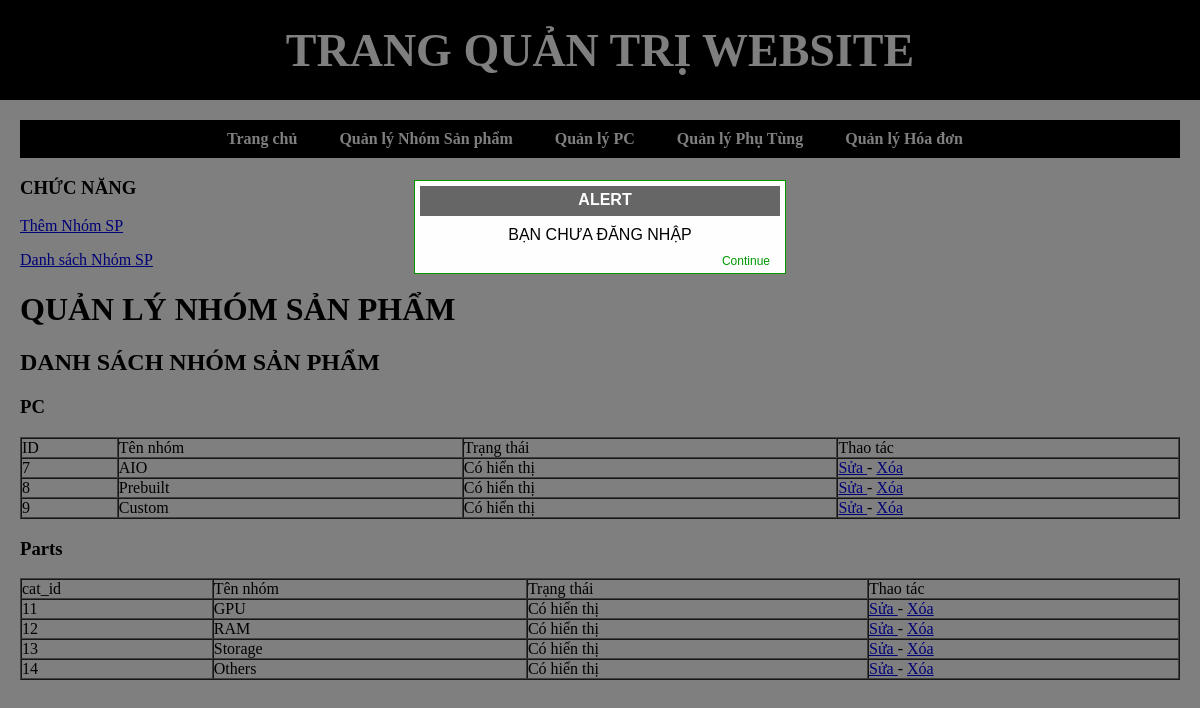
Page /index_admin.php?module=nhomsp on the committed database.
### tables this page shows
CREATE TABLE `tbcategory` (
  `cat_id` int(11) NOT NULL,
  `cat_name` varchar(100) NOT NULL,
  `cat_status` tinyint(1) DEFAULT NULL
);

CREATE TABLE `tbcategory2` (
  `cat_id` int(11) NOT NULL,
  `cat_name` varchar(100) NOT NULL,
  `cat_status` tinyint(1) DEFAULT NULL
);

### Models/clsDatabase.php (called while the page is built, shortened)
<?php
class clsDatabase
{
	public $conn = NULL;
	function __construct()
	{
		try
		{
			$this->conn = new PDO("mysql:host=localhost;dbname=shopdatabase","root","");
			$this->conn->exec("SET NAMES UTF8");
		}
		catch(PDOException $ex)
		{
			echo "<h3>" . $ex->getMessage() . "</h3>";
			die("<h3> LỖI KẾT NỐI CSDL </h3>");
		}
	}
	function ThucthiSQL($sql, $data=NULL)
	{
		$this->pdo_stm = $this->conn->prepare($sql);
		$ketqua=false;
		if($data!=NULL)
			$ketqua = $this->pdo_stm->execute($data);
		else
			$ketqua = $this->pdo_stm->execute();
		return $ketqua;
	}
}
?>

### Models/clsCategory.php (called while the page is built, shortened)
<?php
require_once("clsDatabase.php");
class clsCategory
{
	public $db;
	function __construct()
	{
		$this->db = new clsDatabase();
	}
	function LayDanhSachNhomSanpham($trangthai =2, $cat_id =0)
	{
		$sql = "SELECT * FROM tbcategory";
		if($cat_id == 1)
			$sql .= " ORDER BY cat_id ASC";
		else if($cat_id == -1)
			$sql .= " ORDER BY cat_id DESC";
				$ketqua = $this->db->ThucthiSQL($sql);
		if($ketqua==TRUE)
			$this->data = $this->db->pdo_stm->fetchAll();
		return $ketqua;
	}
}
?>

### Models/clsCategory2.php (called while the page is built, shortened)
<?php
require_once("clsDatabase.php");
class clsCategory2
{
	public $db;
	function __construct()
	{
		$this->db = new clsDatabase();
	}
	function LayDanhSachNhomSanpham($trangthai =2, $cat_id =0)
	{
		$sql = "SELECT * FROM tbcategory2";
		if($cat_id == 1)
			$sql .= " ORDER BY cat_id ASC";
		else if($cat_id == -1)
			$sql .= " ORDER BY cat_id DESC";
				$ketqua = $this->db->ThucthiSQL($sql);
		if($ketqua==TRUE)
			$this->data = $this->db->pdo_stm->fetchAll();
		return $ketqua;
	}
}
?>

### Views/vDanhSachNhomSP.php (the view)
 	<div id="content_left">
     	<div class="left1">
         	<h3>CHỨC NĂNG</h3>
             <p><a href="?module=<?=$module?>&act=them">Thêm Nhóm SP</a></p>
             <p><a href="?module=<?=$module?>">Danh sách Nhóm SP</a></p>
         </div>
     </div>
     <div id="content_right">
     	<h1> QUẢN LÝ NHÓM SẢN PHẨM</h1>
         <h2> DANH SÁCH NHÓM SẢN PHẨM</h2>
         <h3> PC</h3>
         <div id="right_detail">
         <table width="100%" border="1" class="Content_Table" cellpadding="0" cellspacing="0">
         	<tr>
             	<td> ID </td>
                 <td> Tên nhóm </td>
                 <td> Trạng thái </td>
                 <td> Thao tác </td>
             </tr>
             <?php
	$rows = $Nhomsanpham->data;
	foreach($rows as $row)
	{
		$trangthai="";
		if($row["cat_status"]==0)
			$trangthai = "Không hiển thị";
		else if($row["cat_status"]==1)
			$trangthai = "Có hiển thị";
	?>
             <tr>
             	<td> <?=$row["cat_id"]?> </td>
                 <td> <?=$row["cat_name"]?> </td>
                 <td> <?=$trangthai?></td>
                 <td> <a href="?module=<?=$module?>&act=sua&id=<?=$row["cat_id"]?>"> Sửa </a>
     				- <a href="?module=<?=$module?>&act=xoa&id=<?=$row["cat_id"]?>"
                     		onClick="return confirm('Chắc chắn xóa?');"> Xóa </a> </td>
             </tr>
             <?php
	}
	?>
         </table>
         <h3> Parts</h3>
         <table width="100%" border="1" class="Content_Table" cellpadding="0" cellspacing="0">
         	<tr>
             	<td> cat_id </td>
                 <td> Tên nhóm </td>
                 <td> Trạng thái </td>
                 <td> Thao tác </td>
             </tr>
             <?php
	$rows = $Nhomsanpham2->data;
	foreach($rows as $row)
	{
		$trangthai="";
		if($row["cat_status"]==0)
			$trangthai = "Không hiển thị";
		else if($row["cat_status"]==1)
			$trangthai = "Có hiển thị";
	?>
             <tr>
             	<td> <?=$row["cat_id"]?> </td>
                 <td> <?=$row["cat_name"]?> </td>
                 <td> <?=$trangthai?></td>
                 <td> <a href="?module=<?=$module?>&act=sua&id=<?=$row["cat_id"]?>"> Sửa </a>
     				- <a href="?module=<?=$module?>&act=xoa2&id=<?=$row["cat_id"]?>"
                     		onClick="return confirm('Chắc chắn xóa?');"> Xóa </a> </td>
             </tr>
             <?php
	}
	?>
         </table>
</div>
     </div>

### css_Admin/Menu.css (style rules this page uses)
html, body { padding: 0; margin: 0; }

### rows in the picture
tbcategory: cat_id "7", cat_name "AIO", cat_status "Có hiển thị"
tbcategory: cat_id "8", cat_name "Prebuilt", cat_status "Có hiển thị"
tbcategory: cat_id "9", cat_name "Custom", cat_status "Có hiển thị"
tbcategory2: cat_id "11", cat_name "GPU", cat_status "Có hiển thị"
tbcategory2: cat_id "12", cat_name "RAM", cat_status "Có hiển thị"
tbcategory2: cat_id "13", cat_name "Storage", cat_status "Có hiển thị"
tbcategory2: cat_id "14", cat_name "Others", cat_status "Có hiển thị"

### other values in the picture
$thongbao "BẠN CHƯA ĐĂNG NHẬP"
